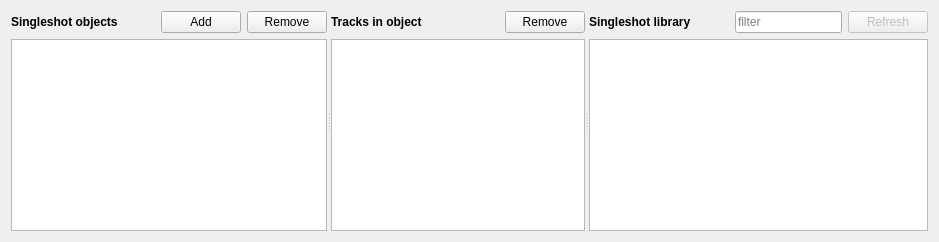
       <widget class="QWidget" name="singleshot_tab">
        <attribute name="icon">
         <iconset resource="yonder.qrc">
          <normaloff>:/application/icons/icon-singleshot.png</normaloff>:/application/icons/icon-singleshot.png</iconset>
        </attribute>
        <attribute name="title">
         <string>S&amp;ingleshots</string>
        </attribute>
        <layout class="QHBoxLayout" name="horizontalLayout_6">
         <item>
          <widget class="QSplitter" name="splitter_singleshots">
           <property name="orientation">
            <enum>Qt::Horizontal</enum>
           </property>
           <widget class="QWidget" name="layoutWidget_13">
            <layout class="QVBoxLayout" name="layout_singleshot_objects">
             <item>
              <layout class="QHBoxLayout" name="layout_singleshot_object_buttons">
               <item>
                <widget class="QLabel" name="label_singleshot_objects">
                 <property name="font">
                  <font>
                   <weight>75</weight>
                   <bold>true</bold>
                  </font>
                 </property>
                 <property name="text">
                  <string>Singleshot objects</string>
                 </property>
                 <property name="buddy">
                  <cstring>singleshot_objects_view</cstring>
                 </property>
                </widget>
               </item>
               <item>
                <spacer name="horizontalSpacer_13">
                 <property name="orientation">
                  <enum>Qt::Horizontal</enum>
                 </property>
                 <property name="sizeHint" stdset="0">
                  <size>
                   <width>40</width>
                   <height>20</height>
                  </size>
                 </property>
                </spacer>
               </item>
               <item>
                <widget class="QPushButton" name="button_singleshot_object_add">
                 <property name="text">
                  <string>Add</string>
                 </property>
                 <property name="icon">
                  <iconset resource="yonder.qrc">
                   <normaloff>:/application/icons/edit-new.png</normaloff>:/application/icons/edit-new.png</iconset>
                 </property>
                 <property name="shortcut">
                  <string>Ctrl+N</string>
                 </property>
                </widget>
               </item>
               <item>
                <widget class="QPushButton" name="button_singleshot_object_remove">
                 <property name="text">
                  <string>Remove</string>
                 </property>
                 <property name="icon">
                  <iconset resource="yonder.qrc">
                   <normaloff>:/application/icons/edit-delete.png</normaloff>:/application/icons/edit-delete.png</iconset>
                 </property>
                 <property name="shortcut">
                  <string>Ctrl+Del</string>
                 </property>
                </widget>
               </item>
              </layout>
             </item>
             <item>
              <widget class="QListView" name="singleshot_objects_view">
               <property name="alternatingRowColors">
                <bool>true</bool>
               </property>
              </widget>
             </item>
            </layout>
           </widget>
           <widget class="QWidget" name="layoutWidget_15">
            <layout class="QVBoxLayout" name="layout_singleshot_tracks">
             <item>
              <layout class="QHBoxLayout" name="layout_singleshot_tracks_buttons">
               <item>
                <widget class="QLabel" name="label_singleshot_tracks">
                 <property name="font">
                  <font>
                   <weight>75</weight>
                   <bold>true</bold>
                  </font>
                 </property>
                 <property name="text">
                  <string>Tracks in object</string>
                 </property>
                 <property name="buddy">
                  <cstring>singleshot_tracks_view</cstring>
                 </property>
                </widget>
               </item>
               <item>
                <spacer name="horizontalSpacer_15">
                 <property name="orientation">
                  <enum>Qt::Horizontal</enum>
                 </property>
                 <property name="sizeHint" stdset="0">
                  <size>
                   <width>40</width>
                   <height>20</height>
                  </size>
                 </property>
                </spacer>
               </item>
               <item>
                <widget class="QPushButton" name="button_singleshot_tracks_remove">
                 <property name="text">
                  <string>Remove</string>
                 </property>
                 <property name="icon">
                  <iconset resource="yonder.qrc">
                   <normaloff>:/application/icons/edit-delete.png</normaloff>:/application/icons/edit-delete.png</iconset>
                 </property>
                 <property name="shortcut">
                  <string>Del</string>
                 </property>
                </widget>
               </item>
              </layout>
             </item>
             <item>
              <widget class="SingleshotObjectsTracksView" name="singleshot_tracks_view">
               <property name="editTriggers">
                <set>QAbstractItemView::NoEditTriggers</set>
               </property>
               <property name="dragDropMode">
                <enum>QAbstractItemView::DragDrop</enum>
               </property>
               <property name="alternatingRowColors">
                <bool>true</bool>
               </property>
               <property name="selectionMode">
                <enum>QAbstractItemView::ExtendedSelection</enum>
               </property>
               <property name="selectionBehavior">
                <enum>QAbstractItemView::SelectRows</enum>
               </property>
               <property name="showGrid">
                <bool>false</bool>
               </property>
               <attribute name="horizontalHeaderVisible">
                <bool>false</bool>
               </attribute>
               <attribute name="horizontalHeaderStretchLastSection">
                <bool>true</bool>
               </attribute>
               <attribute name="verticalHeaderVisible">
                <bool>false</bool>
               </attribute>
              </widget>
             </item>
            </layout>
           </widget>
           <widget class="QWidget" name="layoutWidget_14">
            <layout class="QVBoxLayout" name="layout_singleshot_library">
             <item>
              <layout class="QHBoxLayout" name="layout_singleshot_library_buttons">
               <item>
                <widget class="QLabel" name="label_singleshot_library">
                 <property name="font">
                  <font>
                   <weight>75</weight>
                   <bold>true</bold>
                  </font>
                 </property>
                 <property name="text">
                  <string>Singleshot library</string>
                 </property>
                 <property name="buddy">
                  <cstring>singleshot_library_view</cstring>
                 </property>
                </widget>
               </item>
               <item>
                <spacer name="horizontalSpacer_14">
                 <property name="orientation">
                  <enum>Qt::Horizontal</enum>
                 </property>
                 <property name="sizeHint" stdset="0">
                  <size>
                   <width>40</width>
                   <height>20</height>
                  </size>
                 </property>
                </spacer>
               </item>
               <item>
                <widget class="QLineEditFilter" name="edit_singleshot_filter">
                 <property name="placeholderText">
                  <string>filter</string>
                 </property>
                </widget>
               </item>
               <item>
                <widget class="QPushButton" name="button_singleshot_library_refresh">
                 <property name="enabled">
                  <bool>false</bool>
                 </property>
                 <property name="text">
                  <string>Refresh</string>
                 </property>
                 <property name="icon">
                  <iconset theme="view-refresh">
                   <normaloff/>
                  </iconset>
                 </property>
                </widget>
               </item>
              </layout>
             </item>
             <item>
              <widget class="SingleshotLibraryView" name="singleshot_library_view">
               <property name="editTriggers">
                <set>QAbstractItemView::NoEditTriggers</set>
               </property>
               <property name="dragEnabled">
                <bool>true</bool>
               </property>
               <property name="dragDropMode">
                <enum>QAbstractItemView::DragOnly</enum>
               </property>
               <property name="alternatingRowColors">
                <bool>true</bool>
               </property>
               <property name="selectionMode">
                <enum>QAbstractItemView::ExtendedSelection</enum>
               </property>
               <property name="selectionBehavior">
                <enum>QAbstractItemView::SelectRows</enum>
               </property>
               <property name="showGrid">
                <bool>false</bool>
               </property>
               <attribute name="horizontalHeaderVisible">
                <bool>false</bool>
               </attribute>
               <attribute name="horizontalHeaderStretchLastSection">
                <bool>true</bool>
               </attribute>
               <attribute name="verticalHeaderVisible">
                <bool>false</bool>
               </attribute>
              </widget>
             </item>
            </layout>
           </widget>
          </widget>
         </item>
        </layout>
       </widget>
